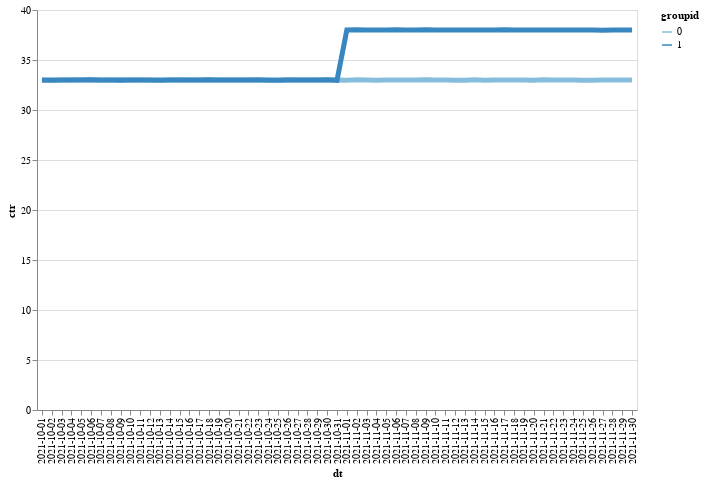

Notebook code for this chart:
### Code cell
alt.Chart(data_ctr_avg).mark_line(size=5).encode(
    alt.X('dt'),
    alt.Y('ctr'),
    color='groupid:O',
    tooltip=['ctr']
).properties(
    width=600,
    height=400
)

### Figure 1 — Vega-Lite specification as saved in the notebook (floating-point values rounded to 4 significant figures)
{"config": {"view": {"continuousWidth": 300, "continuousHeight": 300}}, "data": {"name": "data-bfb49b1a2a499b9338312eaf8832d98d"}, "mark": {"type": "line", "size": 5}, "encoding": {"color": {"field": "groupid", "type": "ordinal"}, "tooltip": [{"field": "ctr", "type": "quantitative"}], "x": {"field": "dt", "type": "nominal"}, "y": {"field": "ctr", "type": "quantitative"}}, "height": 400, "width": 600, "$schema": "https://vega.github.io/schema/vega-lite/v5.16.3.json", "datasets": {"data-bfb49b1a2a499b9338312eaf8832d98d": [{"groupid": 0, "dt": "2021-10-01", "ctr": 32.98}, {"groupid": 0, "dt": "2021-10-02", "ctr": 33.0}, {"groupid": 0, "dt": "2021-10-03", "ctr": 33.0}, {"groupid": 0, "dt": "2021-10-04", "ctr": 32.99}, {"groupid": 0, "dt": "2021-10-05", "ctr": 33.01}, {"groupid": 0, "dt": "2021-10-06", "ctr": 33.02}, {"groupid": 0, "dt": "2021-10-07", "ctr": 32.98}, {"groupid": 0, "dt": "2021-10-08", "ctr": 33.0}, {"groupid": 0, "dt": "2021-10-09", "ctr": 33.02}, {"groupid": 0, "dt": "2021-10-10", "ctr": 33.0}, {"groupid": 0, "dt": "2021-10-11", "ctr": 32.99}, {"groupid": 0, "dt": "2021-10-12", "ctr": 32.98}, {"groupid": 0, "dt": "2021-10-13", "ctr": 33.0}, {"groupid": 0, "dt": "2021-10-14", "ctr": 32.99}, {"groupid": 0, "dt": "2021-10-15", "ctr": 33.01}, {"groupid": 0, "dt": "2021-10-16", "ctr": 32.99}, {"groupid": 0, "dt": "2021-10-17", "ctr": 32.99}, {"groupid": 0, "dt": "2021-10-18", "ctr": 33.0}, {"groupid": 0, "dt": "2021-10-19", "ctr": 33.01}, {"groupid": 0, "dt": "2021-10-20", "ctr": 33.0}, {"groupid": 0, "dt": "2021-10-21", "ctr": 32.99}, {"groupid": 0, "dt": "2021-10-22", "ctr": 33.01}, {"groupid": 0, "dt": "2021-10-23", "ctr": 33.02}, {"groupid": 0, "dt": "2021-10-24", "ctr": 32.96}, {"groupid": 0, "dt": "2021-10-25", "ctr": 33.0}, {"groupid": 0, "dt": "2021-10-26", "ctr": 33.03}, {"groupid": 0, "dt": "2021-10-27", "ctr": 33.01}, {"groupid": 0, "dt": "2021-10-28", "ctr": 33.01}, {"groupid": 0, "dt": "2021-10-29", "ctr": 33.0}, {"groupid": 0, "dt": "2021-10-30", "ctr": 33.0}, {"groupid": 0, "dt": "2021-10-31", "ctr": 33.0}, {"groupid": 0, "dt": "2021-11-01", "ctr": 32.98}, {"groupid": 0, "dt": "2021-11-02", "ctr": 33.01}, {"groupid": 0, "dt": "2021-11-03", "ctr": 33.01}, {"groupid": 0, "dt": "2021-11-04", "ctr": 32.99}, {"groupid": 0, "dt": "2021-11-05", "ctr": 33.0}, {"groupid": 0, "dt": "2021-11-06", "ctr": 33.0}, {"groupid": 0, "dt": "2021-11-07", "ctr": 33.01}, {"groupid": 0, "dt": "2021-11-08", "ctr": 32.99}, {"groupid": 0, "dt": "2021-11-09", "ctr": 33.02}, {"groupid": 0, "dt": "2021-11-10", "ctr": 32.99}, {"groupid": 0, "dt": "2021-11-11", "ctr": 33.01}, {"groupid": 0, "dt": "2021-11-12", "ctr": 32.99}, {"groupid": 0, "dt": "2021-11-13", "ctr": 32.98}, {"groupid": 0, "dt": "2021-11-14", "ctr": 33.02}, {"groupid": 0, "dt": "2021-11-15", "ctr": 32.98}, {"groupid": 0, "dt": "2021-11-16", "ctr": 32.99}, {"groupid": 0, "dt": "2021-11-17", "ctr": 32.99}, {"groupid": 0, "dt": "2021-11-18", "ctr": 33.0}, {"groupid": 0, "dt": "2021-11-19", "ctr": 33.0}, {"groupid": 0, "dt": "2021-11-20", "ctr": 32.98}, {"groupid": 0, "dt": "2021-11-21", "ctr": 33.01}, {"groupid": 0, "dt": "2021-11-22", "ctr": 33.01}, {"groupid": 0, "dt": "2021-11-23", "ctr": 32.99}, {"groupid": 0, "dt": "2021-11-24", "ctr": 33.0}, {"groupid": 0, "dt": "2021-11-25", "ctr": 32.97}, {"groupid": 0, "dt": "2021-11-26", "ctr": 32.98}, {"groupid": 0, "dt": "2021-11-27", "ctr": 33.0}, {"groupid": 0, "dt": "2021-11-28", "ctr": 32.99}, {"groupid": 0, "dt": "2021-11-29", "ctr": 33.0}, {"groupid": 0, "dt": "2021-11-30", "ctr": 32.99}, {"groupid": 1, "dt": "2021-10-01", "ctr": 33.01}, {"groupid": 1, "dt": "2021-10-02", "ctr": 32.98}, {"groupid": 1, "dt": "2021-10-03", "ctr": 32.99}, {"groupid": 1, "dt": "2021-10-04", "ctr": 33.0}, {"groupid": 1, "dt": "2021-10-05", "ctr": 32.99}, {"groupid": 1, "dt": "2021-10-06", "ctr": 33.02}, {"groupid": 1, "dt": "2021-10-07", "ctr": 33.0}, {"groupid": 1, "dt": "2021-10-08", "ctr": 32.99}, {"groupid": 1, "dt": "2021-10-09", "ctr": 32.99}, {"groupid": 1, "dt": "2021-10-10", "ctr": 33.01}, {"groupid": 1, "dt": "2021-10-11", "ctr": 32.99}, {"groupid": 1, "dt": "2021-10-12", "ctr": 33.01}, {"groupid": 1, "dt": "2021-10-13", "ctr": 32.96}, {"groupid": 1, "dt": "2021-10-14", "ctr": 33.01}, {"groupid": 1, "dt": "2021-10-15", "ctr": 33.0}, {"groupid": 1, "dt": "2021-10-16", "ctr": 32.99}, {"groupid": 1, "dt": "2021-10-17", "ctr": 33.01}, {"groupid": 1, "dt": "2021-10-18", "ctr": 33.01}, {"groupid": 1, "dt": "2021-10-19", "ctr": 32.99}, {"groupid": 1, "dt": "2021-10-20", "ctr": 33.01}, {"groupid": 1, "dt": "2021-10-21", "ctr": 33.0}, {"groupid": 1, "dt": "2021-10-22", "ctr": 33.01}, {"groupid": 1, "dt": "2021-10-23", "ctr": 33.0}, {"groupid": 1, "dt": "2021-10-24", "ctr": 33.01}, {"groupid": 1, "dt": "2021-10-25", "ctr": 32.98}, {"groupid": 1, "dt": "2021-10-26", "ctr": 33.0}, {"groupid": 1, "dt": "2021-10-27", "ctr": 33.01}, {"groupid": 1, "dt": "2021-10-28", "ctr": 33.01}, {"groupid": 1, "dt": "2021-10-29", "ctr": 33.01}, {"groupid": 1, "dt": "2021-10-30", "ctr": 33.03}, {"groupid": 1, "dt": "2021-10-31", "ctr": 32.97}, {"groupid": 1, "dt": "2021-11-01", "ctr": 37.99}, {"groupid": 1, "dt": "2021-11-02", "ctr": 38.01}, {"groupid": 1, "dt": "2021-11-03", "ctr": 38.0}, {"groupid": 1, "dt": "2021-11-04", "ctr": 37.99}, {"groupid": 1, "dt": "2021-11-05", "ctr": 38.0}, {"groupid": 1, "dt": "2021-11-06", "ctr": 38.01}, {"groupid": 1, "dt": "2021-11-07", "ctr": 38.0}, {"groupid": 1, "dt": "2021-11-08", "ctr": 37.99}, {"groupid": 1, "dt": "2021-11-09", "ctr": 38.01}, {"groupid": 1, "dt": "2021-11-10", "ctr": 37.99}, {"groupid": 1, "dt": "2021-11-11", "ctr": 37.99}, {"groupid": 1, "dt": "2021-11-12", "ctr": 38.0}, {"groupid": 1, "dt": "2021-11-13", "ctr": 38.0}, {"groupid": 1, "dt": "2021-11-14", "ctr": 38.0}, {"groupid": 1, "dt": "2021-11-15", "ctr": 37.99}, {"groupid": 1, "dt": "2021-11-16", "ctr": 38.0}, {"groupid": 1, "dt": "2021-11-17", "ctr": 38.02}, {"groupid": 1, "dt": "2021-11-18", "ctr": 38.0}, {"groupid": 1, "dt": "2021-11-19", "ctr": 37.99}, {"groupid": 1, "dt": "2021-11-20", "ctr": 37.99}, {"groupid": 1, "dt": "2021-11-21", "ctr": 37.99}, {"groupid": 1, "dt": "2021-11-22", "ctr": 37.99}, {"groupid": 1, "dt": "2021-11-23", "ctr": 38.0}, {"groupid": 1, "dt": "2021-11-24", "ctr": 37.99}, {"groupid": 1, "dt": "2021-11-25", "ctr": 37.99}, {"groupid": 1, "dt": "2021-11-26", "ctr": 38.0}, {"groupid": 1, "dt": "2021-11-27", "ctr": 37.98}, {"groupid": 1, "dt": "2021-11-28", "ctr": 37.99}, {"groupid": 1, "dt": "2021-11-29", "ctr": 37.99}, {"groupid": 1, "dt": "2021-11-30", "ctr": 38.0}]}}
